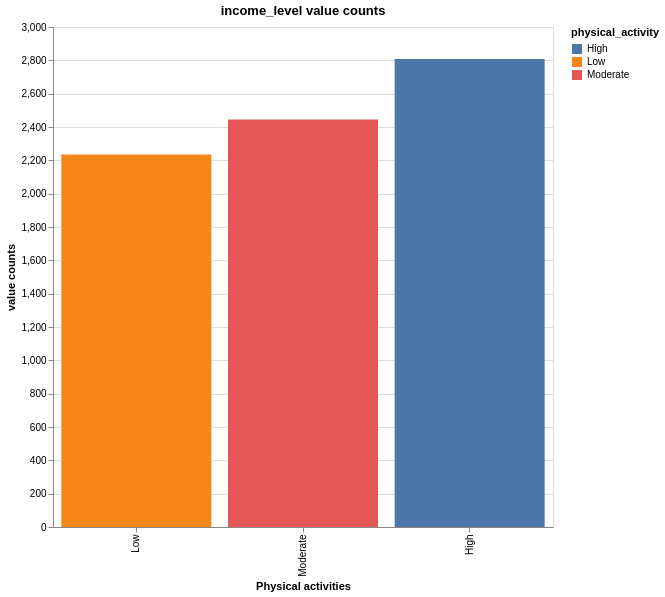

Notebook source saved alongside this figure:
### Markdown cell above
## `physical_activity` 
The level of physical activity of the individual, categorized as "Low", "Moderate", or "High". The variable is ordinal with gradient from "High" to "Low". The most populated group is `High` physical activity level

### Code cell
(
    df
    .group_by('physical_activity').len().rename({'len':'value counts'})
    .plot.bar(x=alt.X('physical_activity:N', 
            sort=["Low", "Moderate", "High"],
            title="Physical activities"), y='value counts', color='physical_activity')
    .properties(width=500, height=500, title="income_level value counts")
)

### Figure 1 — Vega-Lite specification as saved in the notebook (floating-point values rounded to 4 significant figures)
{"config": {"view": {"continuousWidth": 300, "continuousHeight": 300}}, "data": {"name": "data-ac272340fa1e7525795a6389d102f592"}, "mark": {"type": "bar", "tooltip": true}, "encoding": {"color": {"field": "physical_activity", "type": "nominal"}, "x": {"field": "physical_activity", "sort": ["Low", "Moderate", "High"], "title": "Physical activities", "type": "nominal"}, "y": {"field": "value counts", "type": "quantitative"}}, "height": 500, "params": [{"name": "param_6", "select": {"type": "interval", "encodings": ["x", "y"]}, "bind": "scales"}], "title": "income_level value counts", "width": 500, "$schema": "https://vega.github.io/schema/vega-lite/v5.20.1.json", "datasets": {"data-ac272340fa1e7525795a6389d102f592": [{"physical_activity": "High", "value counts": 2808}, {"physical_activity": "Low", "value counts": 2235}, {"physical_activity": "Moderate", "value counts": 2445}]}}
